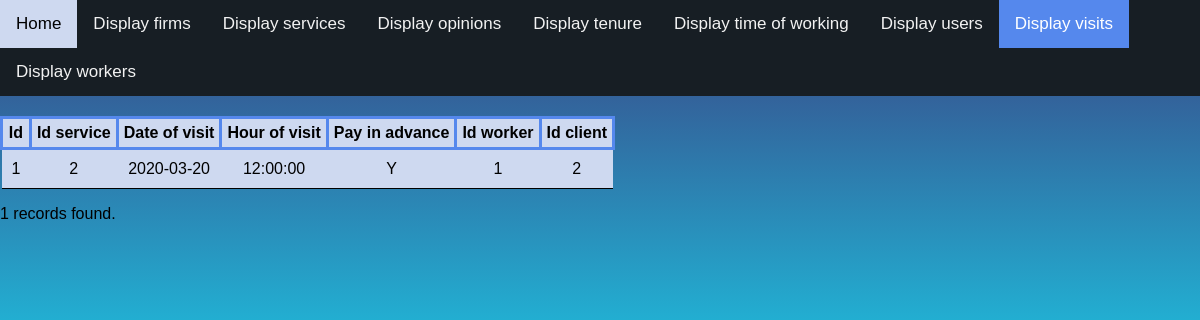
The page /display_visits.php (signed in) on the database its author committed.
### tables this page shows
CREATE TABLE `visits` (
  `id` int(5) NOT NULL,
  `idService` int(5) NOT NULL,
  `dateVisit` date NOT NULL,
  `hourVisit` time NOT NULL,
  `payInAdvance` char(1) NOT NULL,
  `idWorker` int(5) NOT NULL,
  `idClient` int(5) NOT NULL
);

### display_visits.php (the view, shortened to what this page needs)
<!DOCTYPE html>
<html>
<head>
<link rel="stylesheet" href="style.css">
</head>
<body>
<div class="topnav">
  <a href="mainMenu.php">Home</a>
  <a href="display_firms.php">Display firms</a>
  <a href="display_services.php" >Display services</a>
  <a href="display_opinions.php">Display opinions</a>
  <a href="display_tenure.php" >Display tenure</a>
  <a href="display_timeofworking.php" >Display time of working</a>
  <a href="display_users.php">Display users</a>
  <a class="active" >Display visits</a>
  <a href="display_workers.php">Display workers</a>
</div>
<?php
require_once "configuration.php";
$dbConnection = new PDO("mysql:host=$dbHost;dbname=$dbName", $dbUsername, $dbPassword);
$dbConnection->setAttribute(PDO::ATTR_ERRMODE, PDO::ERRMODE_EXCEPTION);
$dbConnection->query('SET CHARSET utf8');
$query = "SELECT * FROM visits";
$statement = $dbConnection->prepare($query);
$statement->execute();
if ($statement->rowCount() > 0)
{
    echo "<table>";
    $result = $statement->fetchAll(PDO::FETCH_OBJ);
	echo "<th>Id</th> <th>Id service</th><th>Date of visit</th><th>Hour of visit</th><th>Pay in advance</th><th>Id worker</th> ";
	echo "<th>Id client</th>";
    foreach ($result as $row)
    {
        echo "<tr>";
        echo "<td>" . $row->id . "</td><td>" . $row->idService . "</td><td>" . $row->dateVisit . "</td>
		<td>" . $row->hourVisit . "</td><td>" . $row->payInAdvance . "</td><td>"  . $row->idWorker . "</td>
		<td>" . $row->idClient . "</td>";
        echo "</tr>";
    }
    echo "</table>";
}
echo "<p>" . $statement->rowCount() . " records found.</p>";
?>
</body>
</html>

### style.css (style rules this page uses)
html, body { height: 100%; width: 100%; }
body { margin: 0; font-family: Arial, Helvetica, sans-serif; background: rgb(185,228,113); background: linear-gradient(0deg, rgba(185,228,113,1) 0%, rgba(30,193,223,1) 53%, rgba(54,85,145,1) 93%); }
table { margin-top:20px; border-collapse: collapse; }
table th { border: 3px solid #5588ed; background-color:#ced9f0; padding:5px; text-align: center; }
table tr { background-color:#ced9f0; border-bottom: 1px solid #000000; padding:10px; text-align:center; }
table td { padding:10px; }
.topnav { overflow: hidden; background-color:#171e24; }
.topnav a { float: left; color: #f2f2f2; text-align: center; padding: 14px 16px; text-decoration: none; font-size: 17px; }
.topnav a.active { background-color: #5588ed; color: white; }

### rows shown on the page
visits: id "1", idService "2", dateVisit "2020-03-20", hourVisit "12:00:00", payInAdvance "Y", idWorker "1", idClient "2"

### other values the page prints
$statement->rowCount() "1"
